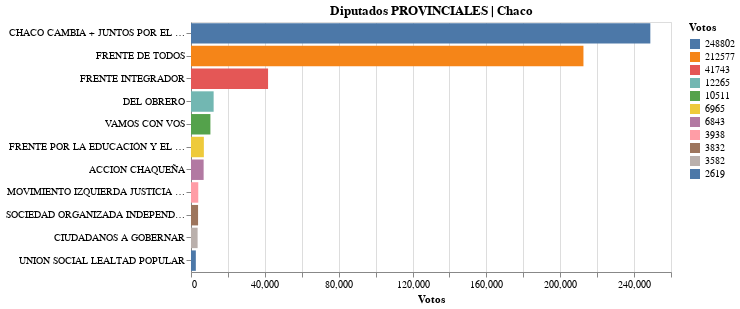

Notebook cell for this chart:
### Code cell
alt.Chart(source, width=480, height=250, title="Diputados PROVINCIALES | Chaco").mark_bar().encode(
    x=alt.X('votos:Q', title='Votos'), #  stack="normalize"),
     y=alt.Y('Agrupacion:N', sort='-x', title=''),   
    color=alt.Color('votos:N', title= 'Votos', sort='-x'),
    tooltip=['votos','Agrupacion'],
).interactive()

### Figure 1 — Vega-Lite specification as saved in the notebook (floating-point values rounded to 4 significant figures)
{"config": {"view": {"continuousWidth": 400, "continuousHeight": 300}}, "data": {"name": "data-17d288c1833cbed73dcf760a42099ae7"}, "mark": "bar", "encoding": {"color": {"type": "nominal", "field": "votos", "sort": "-x", "title": "Votos"}, "tooltip": [{"type": "quantitative", "field": "votos"}, {"type": "nominal", "field": "Agrupacion"}], "x": {"type": "quantitative", "field": "votos", "title": "Votos"}, "y": {"type": "nominal", "field": "Agrupacion", "sort": "-x", "title": ""}}, "height": 250, "selection": {"selector001": {"type": "interval", "bind": "scales", "encodings": ["x", "y"]}}, "title": "Diputados PROVINCIALES | Chaco", "width": 480, "$schema": "https://vega.github.io/schema/vega-lite/v4.8.1.json", "datasets": {"data-17d288c1833cbed73dcf760a42099ae7": [{"Agrupacion": "CHACO CAMBIA + JUNTOS POR EL CAMBIO", "votos": 248802}, {"Agrupacion": "FRENTE DE TODOS", "votos": 212577}, {"Agrupacion": "FRENTE INTEGRADOR", "votos": 41743}, {"Agrupacion": "DEL OBRERO", "votos": 12265}, {"Agrupacion": "VAMOS CON VOS", "votos": 10511}, {"Agrupacion": "FRENTE POR LA EDUCACIÓN Y EL TRABAJO", "votos": 6965}, {"Agrupacion": "ACCION CHAQUEÑA", "votos": 6843}, {"Agrupacion": "MOVIMIENTO IZQUIERDA JUSTICIA Y DIGNIDAD", "votos": 3938}, {"Agrupacion": "SOCIEDAD ORGANIZADA INDEPENDIENTE", "votos": 3832}, {"Agrupacion": "CIUDADANOS A GOBERNAR", "votos": 3582}, {"Agrupacion": "UNION SOCIAL LEALTAD POPULAR", "votos": 2619}]}}
